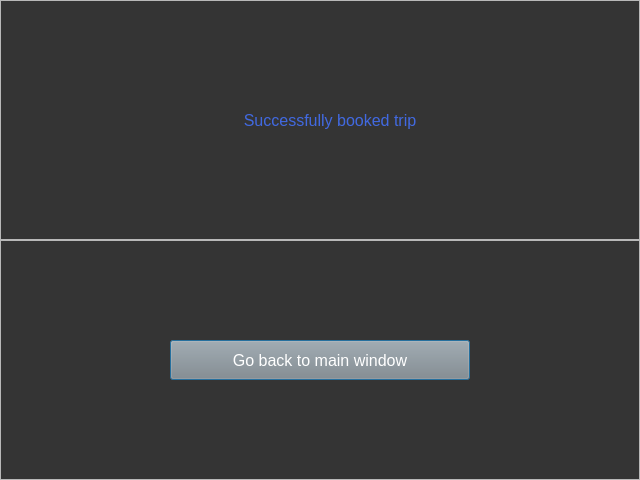
<?xml version="1.0" encoding="UTF-8"?>
<ui version="4.0">
 <class>Dialog</class>
 <widget class="QDialog" name="Dialog">
  <property name="geometry">
   <rect>
    <x>0</x>
    <y>0</y>
    <width>640</width>
    <height>480</height>
   </rect>
  </property>
  <property name="minimumSize">
   <size>
    <width>640</width>
    <height>480</height>
   </size>
  </property>
  <property name="windowTitle">
   <string>Dialog</string>
  </property>
  <property name="styleSheet">
   <string notr="true">QDialog {
background-color: #343434;
}
QLabel {
color: #4169E1;
font-size: 12pt;
}
QPushButton {
font-size: 12pt;
color: #FFFFFF;
background-color: #888888;
}</string>
  </property>
  <layout class="QVBoxLayout" name="verticalLayout">
   <property name="spacing">
    <number>0</number>
   </property>
   <property name="leftMargin">
    <number>0</number>
   </property>
   <property name="topMargin">
    <number>0</number>
   </property>
   <property name="rightMargin">
    <number>0</number>
   </property>
   <property name="bottomMargin">
    <number>0</number>
   </property>
   <item>
    <widget class="QFrame" name="frame">
     <property name="frameShape">
      <enum>QFrame::StyledPanel</enum>
     </property>
     <property name="frameShadow">
      <enum>QFrame::Raised</enum>
     </property>
     <layout class="QVBoxLayout" name="verticalLayout_2">
      <item>
       <widget class="QLabel" name="label">
        <property name="minimumSize">
         <size>
          <width>640</width>
          <height>0</height>
         </size>
        </property>
        <property name="text">
         <string>Successfully booked trip</string>
        </property>
        <property name="alignment">
         <set>Qt::AlignCenter</set>
        </property>
       </widget>
      </item>
     </layout>
    </widget>
   </item>
   <item>
    <widget class="QFrame" name="frame_2">
     <property name="frameShape">
      <enum>QFrame::StyledPanel</enum>
     </property>
     <property name="frameShadow">
      <enum>QFrame::Raised</enum>
     </property>
     <layout class="QHBoxLayout" name="horizontalLayout">
      <property name="spacing">
       <number>0</number>
      </property>
      <property name="leftMargin">
       <number>0</number>
      </property>
      <property name="topMargin">
       <number>0</number>
      </property>
      <property name="rightMargin">
       <number>0</number>
      </property>
      <property name="bottomMargin">
       <number>0</number>
      </property>
      <item>
       <widget class="QPushButton" name="go_back">
        <property name="minimumSize">
         <size>
          <width>0</width>
          <height>40</height>
         </size>
        </property>
        <property name="maximumSize">
         <size>
          <width>300</width>
          <height>40</height>
         </size>
        </property>
        <property name="text">
         <string>Go back to main window</string>
        </property>
       </widget>
      </item>
     </layout>
    </widget>
   </item>
  </layout>
 </widget>
 <resources/>
 <connections/>
</ui>
